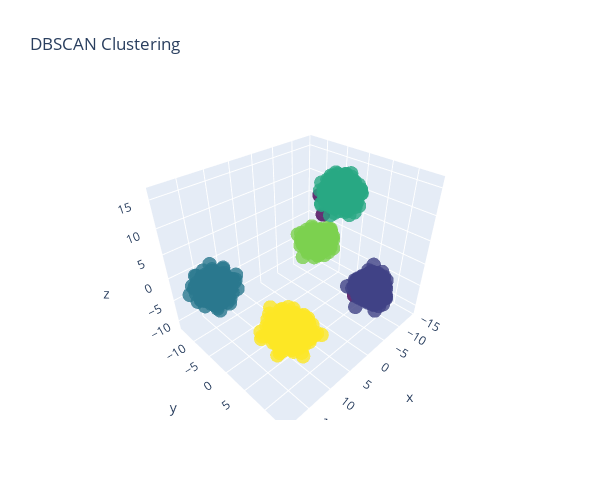

Notebook code cell kept with this figure:
### Code cell
plot_clusters_3D(pca_data, clusters, 'DBSCAN Clustering',figsize=(600,500))

### Figure 1 — Plotly figure (JSON) as saved in the notebook; plotly's stock layout.template omitted (floating-point values rounded to 4 significant figures; data arrays with more than 128 entries replaced by an {"elided": "..."} marker saying what was removed)
{"data": [{"marker": {"color": {"elided": "2500 int values"}, "colorscale": [[0, "#440154"], [0.1111, "#482878"], [0.2222, "#3e4989"], [0.3333, "#31688e"], [0.4444, "#26828e"], [0.5556, "#1f9e89"], [0.6667, "#35b779"], [0.7778, "#6ece58"], [0.8889, "#b5de2b"], [1, "#fde725"]], "opacity": 0.8, "size": 5}, "mode": "markers", "type": "scatter3d", "x": {"elided": "2500 float values"}, "y": {"elided": "2500 float values"}, "z": {"elided": "2500 float values"}}], "layout": {"height": 500, "title": {"text": "DBSCAN Clustering"}, "width": 600}}
